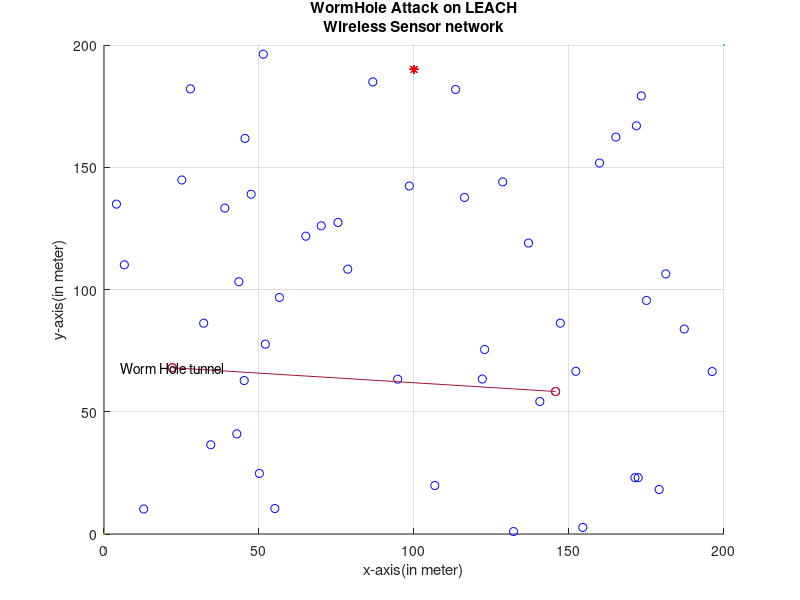

This chart was generated by the following MATLAB code: (Note: this script raises an error after producing the figure.)
close all;
clear all
clear all;
clc
%% Initial parameters
Area_x=200; % Required Area Dimensions
Area_y=200;

no_of_sensors=50;% Sensors amount
n=no_of_sensors;
SinkNode_x=100; %coordinates of the SinkNode
SinkNode_y=190;

x=0; y=0; %temp variable for better result
dead_nodes=0; % Initally the number of death node will be zero
             %Energy Requirement(units in Joules/bit)
Eo=2;
Eelec=50*10^(-9);
ETx=50*10^(-9);
ERx=50*10^(-9);
 
%Transmit Amplifier Types
Eamp=100*10^(-12);
%Data Aggregation Energy
EDA=5*10^(-9);
%Size of the data package
k=4000; 
%
%let add 5 millicious nodes in the network
no_of_malicious_node=2;
%let 5% of the total amount of nodes used in the network is proposed to
%give good resuls
p=0.05;
%Number of Cluster
No=p*n;
%Round of Operation
rnd=0;
%Details of current num.of.operating nodes
operating_nodes=n;
transmissions=0;
temp_val=0;
flag1stdead=0;
tcount=1;

%% Creating WSensorNode Network of normal nodes

for i=1:no_of_sensors
    SensorNode(i).id=i;
    SensorNode(i).x=rand(1,1)*Area_x;
    SensorNode(i).y=rand(1,1)*Area_y;
    SensorNode(i).E=Eo; %initial Energy of each sensor Node
    SensorNode(i).malicious='n';
    SensorNode(i).role=0;   % node acts as normal if the value is '0', if elected as a cluster head it  gets the value '1' (initially all nodes are normal)
    SensorNode(i).cluster=0;	% the cluster which a node belongs to
    SensorNode(i).cond=1;	% States the current condition of the node. when the node is operational its value is =1 and when dead =0
    SensorNode(i).rop=0;	% number of rounds node was operational
    SensorNode(i).rleft=0;  % rounds left for node to become available for Cluster Head election
    SensorNode(i).dtch=0;	% nodes distance from the cluster head of the cluster in which he belongs
    SensorNode(i).dts=0;    % nodes distance from the sink
    SensorNode(i).tel=0;	% states how many times the node was elected as a Cluster Head
    SensorNode(i).rn=0;     % round node got elected as cluster head
    SensorNode(i).chid=0;
    hold on;
    figure(1);
    plot(x,y,Area_x,Area_y,SensorNode(i).x,SensorNode(i).y,'ob',SinkNode_x,SinkNode_y,'*r');
    title ({'WormHole Attack on LEACH'; 'Wireless Sensor network';})
    xlabel 'x-axis(in meter)';
    ylabel 'y-axis(in meter)';
    grid on;
end

%% Add malicious nodes into the network
% let make node 10,20 as a millicious node
for i=1:no_of_malicious_node
    SensorNode(i*10).malicious='m';
    plot(x,y,Area_x,Area_y,SensorNode(i*10).x,SensorNode(i*10).y,'or');
    hold on;
end
mx=[SensorNode(10).x SensorNode(20).x];
my=[SensorNode(10).y SensorNode(20).y];
plot(mx,my);
hold on;
text(mx(1),my(1)-0.05,'Worm Hole tunnel','HorizontalAlignment','center');


%% operating phase

while operating_nodes>0        
    % Displays Current Round %     
    rnd     
	% Threshold Value %
	t=(p/(1-p*(mod(rnd,1/p))));
    % Re-election Value %
    tleft=mod(rnd,1/p);
	% Reseting Previous Amount Of Cluster Heads In the Network %
	CLheads=0;
    % Reseting Previous Amount Of Energy Consumed In the Network on the Previous Round %
    energy=0;        
% Cluster Heads Election %
        for i=1:n
            SensorNode(i).cluster=0;    % reseting cluster in which the node belongs to
            SensorNode(i).role=0;       % reseting node role
            SensorNode(i).chid=0;       % reseting cluster head id
            if SensorNode(i).rleft>0
               SensorNode(i).rleft=SensorNode(i).rleft-1;
            end
            if (SensorNode(i).E>0) && (SensorNode(i).rleft==0)
                generate=rand;	
                    if generate< t  %Threshold Value(t)
                    SensorNode(i).role=1;	% assigns the node role of acluster head
                    SensorNode(10).clusteridinfo(tcount).data=SensorNode(i).id;
                    SensorNode(20).clusteridinfo(tcount).data=SensorNode(i).id;
                    tcount=tcount+1;
                    SensorNode(i).rn=rnd;	% Assigns the round that the cluster head was elected to the data table 
                     SensorNode(i).tel=SensorNode(i).tel + 1;   
                    SensorNode(i).rleft=1/p-tleft;    % rounds for which the node will be unable to become a CH
                    SensorNode(i).dts=sqrt((SinkNode_x-SensorNode(i).x)^2 + (SinkNode_y-SensorNode(i).y)^2); % calculates the distance between the sink and the cluster hea
                    CLheads=CLheads+1;	% sum of cluster heads that have been elected 
                    SensorNode(i).cluster=CLheads; % cluster of which the node got elected to be cluster head
                    CL(CLheads).x=SensorNode(i).x; % X-axis coordinates of elected cluster head
                    CL(CLheads).y=SensorNode(i).y; % Y-axis coordinates of elected cluster head
                    CL(CLheads).id=i; % Assigns the node ID of the newly elected cluster head to an array
                    end
            end
        end
        %Totalnumber_of_cluster=CLheads;
	% Fixing the size of "CL" array %
	CL=CL(1:CLheads);
% Grouping the Nodes into Clusters & caclulating the distance between node and cluster head %
     CLheads
       for i=1:n
        if  (SensorNode(i).role==0) && (SensorNode(i).E>0) && (CLheads>0) % if node is normal
            for m=1:CLheads
            d(m)=sqrt((CL(m).x-SensorNode(i).x)^2 + (CL(m).y-SensorNode(i).y)^2);
            % we calculate the distance 'd' between the sensor node that is
            % transmitting and the cluster head that is receiving with the following equation+ 
            % d=sqrt((x2-x1)^2 + (y2-y1)^2) where x2 and y2 the coordinates of
            % the cluster head and x1 and y1 the coordinates of the transmitting node
            end
        d=d(1:CLheads); % fixing the size of "d" array
        [M,I]=min(d(:)); % finds the minimum distance of node to CH
        [Row, Col] = ind2sub(size(d),I);
        % displays the Cluster Number in which this node belongs too
        SensorNode(i).cluster=Col; % assigns node to the cluster
        SensorNode(i).dtch= d(Col); % assigns the distance of node to CH
        SensorNode(i).chid=CL(Col).id;
        end
       end
                           %%%%%% Steady-State Phase %%%%%%
% Energy Dissipation for normal nodes %    
    for i=1:n
       if (SensorNode(i).cond==1) && (SensorNode(i).role==0) && (CLheads>0)
       	if SensorNode(i).E>0
            ETx= Eelec*k + Eamp * k * SensorNode(i).dtch^2;
            SensorNode(i).E=SensorNode(i).E - ETx;
            energy=energy+ETx;
        % Dissipation for cluster head during reception
        if SensorNode(SensorNode(i).chid).E>0 && SensorNode(SensorNode(i).chid).cond==1 && SensorNode(SensorNode(i).chid).role==1
            ERx=(Eelec+EDA)*k;
            energy=energy+ERx;
            SensorNode(SensorNode(i).chid).E=SensorNode(SensorNode(i).chid).E - ERx;
             if SensorNode(SensorNode(i).chid).E<=0  % if cluster heads energy depletes with reception
                SensorNode(SensorNode(i).chid).cond=0;
                SensorNode(SensorNode(i).chid).rop=rnd;
                dead_nodes=dead_nodes +1;
                operating_nodes= operating_nodes - 1
             end
        end
        end
        
        
        if SensorNode(i).E<=0       % if nodes energy depletes with transmission
        dead_nodes=dead_nodes +1;
        operating_nodes= operating_nodes - 1
        SensorNode(i).cond=0;
        SensorNode(i).chid=0;
        SensorNode(i).rop=rnd;
        end
        
      end
    end            
    
    
    
% Energy Dissipation for cluster head nodes %
   
   for i=1:n
     if (SensorNode(i).cond==1)  && (SensorNode(i).role==1)
         if SensorNode(i).E>0
            ETx= (Eelec+EDA)*k + Eamp * k * SensorNode(i).dts^2;
            SensorNode(i).E=SensorNode(i).E - ETx;
            energy=energy+ETx;
         end
         if  SensorNode(i).E<=0     % if cluster heads energy depletes with transmission
         dead_nodes=dead_nodes +1;
         operating_nodes= operating_nodes - 1
         SensorNode(i).cond=0;
         SensorNode(i).rop=rnd;
         end
     end
   end

   

  
    if operating_nodes<n && temp_val==0
        temp_val=1;
        flag1stdead=rnd
    end
    % Display Number of Cluster Heads of this round %
    CLheads;
   
    
    transmissions=transmissions+1;
    if CLheads==0
    transmissions=transmissions-1;
    end
    
 
    % Next Round %
    rnd= rnd +1;
    
    tr(transmissions)=operating_nodes;
    op(rnd)=operating_nodes;
    

    if energy>0
    nrg(transmissions)=energy;
    end
    

end


sum=0;
for i=1:flag1stdead
    sum=nrg(i) + sum;
end

temp1=sum/flag1stdead;
temp2=temp1/n;

for i=1:flag1stdead
avg_node(i)=temp2;
end
%% plotting simulation Results    
    % Plotting Simulation Results "Operating Nodes per Round" %
    figure(2)
    plot(1:rnd,op(1:rnd),'-r','Linewidth',2);
    title ({'WormHole Attack on LEACH'; 'Operating Nodes per Round';})
    xlabel 'Rounds';
    ylabel 'Operational Nodes';
    hold on;
    
    % Plotting Simulation Results  %
    figure(3)
    plot(1:transmissions,tr(1:transmissions),'-r','Linewidth',2);
    title ({'WormHole Attack on LEACH'; 'Operational Nodes per Transmission';})
    xlabel 'Transmissions';
    ylabel 'Operational Nodes';
    hold on;
    
    % Plotting Simulation Results  %
    figure(4)
    plot(1:flag1stdead,nrg(1:flag1stdead),'-r','Linewidth',2);
    title ({'WormHole Attack on LEACH'; 'Energy consumed per Transmission';})
    xlabel 'Transmission';
    ylabel 'Energy ( J )';
    hold on;
    

    % Plotting Simulation Results  %
    figure(5)
    plot(1:flag1stdead,avg_node(1:flag1stdead),'-r','Linewidth',2);
    title ({'WormHole Attack on LEACH'; 'Average Energy consumed by a Node per Transmission';})
    xlabel 'Transmissions';
    ylabel 'Energy ( J )';
    hold on;
  
  

